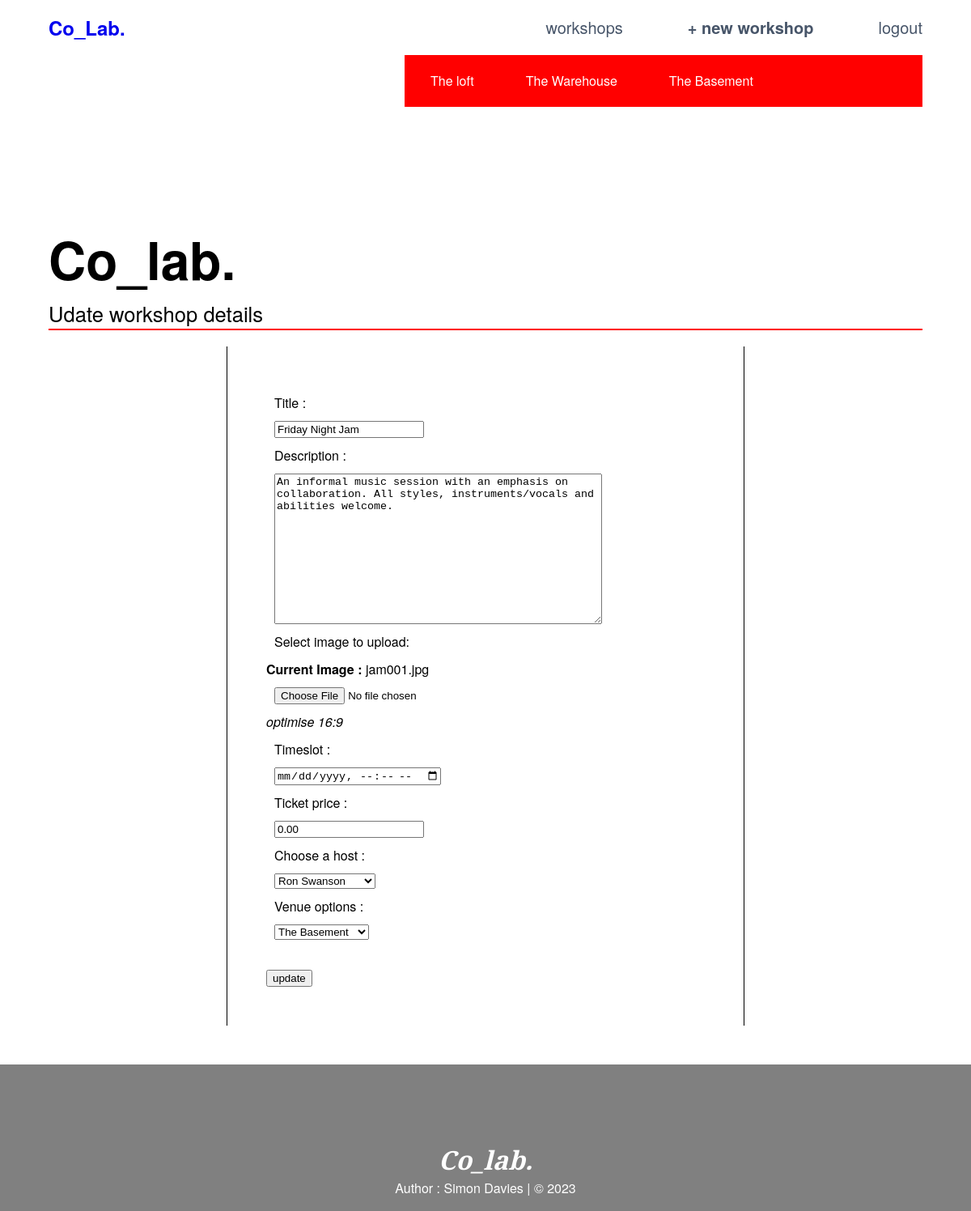
/views/updateworkshop.php?workshopID=2 (signed in), run on the app's committed database.
### tables this page shows
CREATE TABLE `venue` (
  `venueID` int(11) NOT NULL,
  `venueTitle` varchar(256) NOT NULL,
  `venueDescription` text
);

CREATE TABLE `workshop` (
  `workshopID` int(11) NOT NULL,
  `workshopTitle` varchar(256) NOT NULL,
  `workshopDescription` text,
  `workshopImage` varchar(50) DEFAULT NULL,
  `workshopTimetable` varchar(255) DEFAULT NULL,
  `workshopCost` decimal(6,2) NOT NULL,
  `hostID` int(11) DEFAULT NULL,
  `venueID` int(11) DEFAULT NULL
);

### model/functions.php (the view, shortened to what this page needs)
<?php
require('pdo.php');
function get_venue_items() {
	global $pdo;
	$sql = 'SELECT * FROM co_Lab.venue';
	$result = $pdo->query($sql);
	foreach($result as $row):
		echo "<ul>";
		echo '<li><a href="workshopsByVenue.php?venueID=' .$row['venueID'] . ' " > ' . $row['venueTitle'] . ' </a></li>';
		echo "</ul>";
	endforeach;
}
function get_workshop_item($workshopID){
	global $pdo;
	$sql = 'SELECT * FROM co_lab.workshop WHERE workshop.workshopID = ' . $workshopID;
	$result = $pdo->query($sql);
	return $result;
}
function select_host($selectedHost, $hostID){
	global $pdo;
	$sql = 'SELECT * FROM co_lab.host ORDER BY host.hostID';
	$result = $pdo->query($sql);
	foreach($result as $row):
	  $selAttr = ($selectedHost || $hostID === $row['hostID']) ? 'selected' : '';
	  echo '<option ' . $selAttr .  ' value="' . $row['hostID'] . '" > ' . $row['hostName'] . '</option>';
	endforeach;
}
function select_venue($selectedVenue, $venueID){
	global $pdo;
	$sql = 'SELECT * FROM co_lab.venue ORDER BY venue.venueID';
	$result = $pdo->query($sql);
	foreach($result as $row):
	  $selAttr = ($selectedVenue || $venueID === $row['venueID']) ? 'selected' : '';
	  echo '<option ' . $selAttr . ' value="' . $row['venueID'] . '" > ' . $row['venueTitle'] . '</option>';
	endforeach;
}
?>

### controller/workshopFormController.php (shortened to what this page needs)
<?php
$request_method = strtoupper($_SERVER["REQUEST_METHOD"]);
if($request_method === 'GET'){
    $workshopTitle = $workshopDescription = $workshopImage = $workshopTimetable = $workshopCost = $hostID = $venueID = '';
    if(isset($workshopID)){
        $result = get_workshop_item($workshopID);
        foreach($result as $row):
            require('../views/forms/workshopForm.php');
        endforeach;
    }
}
?>

### views/forms/workshopForm.php (shortened to what this page needs)
<form method="post" action="<?php echo htmlspecialchars($_SERVER["PHP_SELF"] . "?" . $_SERVER["QUERY_STRING"]); ?>" enctype="multipart/form-data">
    <label>Title :</label>
      <input type="text" id="workshopTitle" name="workshopTitle" value="<?php echo $row['workshopTitle'] ?? maintain_state($workshopTitle); ?>" />
    <label>Description :</label>
      <textarea id="workshopDescription" name="workshopDescription" value="" cols="48" rows="12" /><?php echo $row['workshopDescription'] ?? maintain_state($workshopDescription); ?></textarea>
    <label>Select image to upload: </label>
      <span>
        <?php echo (!empty($row['workshopImage'])) ? '<strong>Current Image : </strong>' . $row['workshopImage'] : '' ; ?>
      </span>
      <input type="file" id="workshopImage" name="workshopImage">
      <p><i> optimise 16:9 </i></p>
    <label>Timeslot :</label>
      <input type="datetime-local" id="workshopTimetable" name="workshopTimetable" value="<?php echo $row['workshopTimetable'] ?? maintain_state($workshopTimetable); ?>"/>
    <label>Ticket price :</label>
      <input type="text" id="workshopCost" name="workshopCost" value="<?php echo $row['workshopCost'] ?? maintain_state($workshopCost); ?>" />
    <label>Choose a host :</label>
      <select id="hostID" name='hostID'>
        <?php select_host($selectedHost, $hostID);?>
      </select>
    <label>Venue options :</label>
      <select id="venueID" name="venueID">
        <?php select_venue($selectedVenue, $venueID); ?>
      </select>
  <br>
  <button type="submit" > update </button>
  <br>
</form>

### views/css/style.css (style rules this page uses)
* { box-sizing: border-box; }
html { font-size: 16px; font-family: "HelveticaNeue-Light", "Helvetica Neue Light", "Helvetica Neue", Helvetica, Arial, "Lucida Grande", sans-serif; font-weight: 500; }
body { width: 100%; height: 100%; margin: 0; display: block; }
p { font-family: "HelveticaNeue-Light", "Helvetica Neue Light", "Helvetica Neue", Helvetica, Arial, sans-serif; font-weight: 300; font-size: 1rem; }
a { text-decoration: none; }
li { list-style: none; }
form { grid-column-start: 2; grid-column-end: 5; border-left: 1px solid black; border-right: 1px solid black; justify-content: center; padding: 3rem; }
form > input, textarea, label, select { display: block; margin: 10px; }
.griditem3 a { color: white; }
.griditem3 ul { display: inline-block; margin: 1.25rem 2rem; list-style-type: none; }
.griditem3 li { justify-content: flex-end; }

### data on the page
venue: venueTitle "The loft"
venue: venueTitle "The Warehouse"
venue: venueTitle "The Basement"
workshop: workshopTitle "Friday Night Jam", workshopDescription "An informal music session with an emphasis on collaboration. All styles, instruments/vocals and abilities welcome.", workshopImage "jam001.jpg", workshopCost "0.00"

### other printed values
form field hostID "Ron Swanson"
form field venueID "The Basement"
